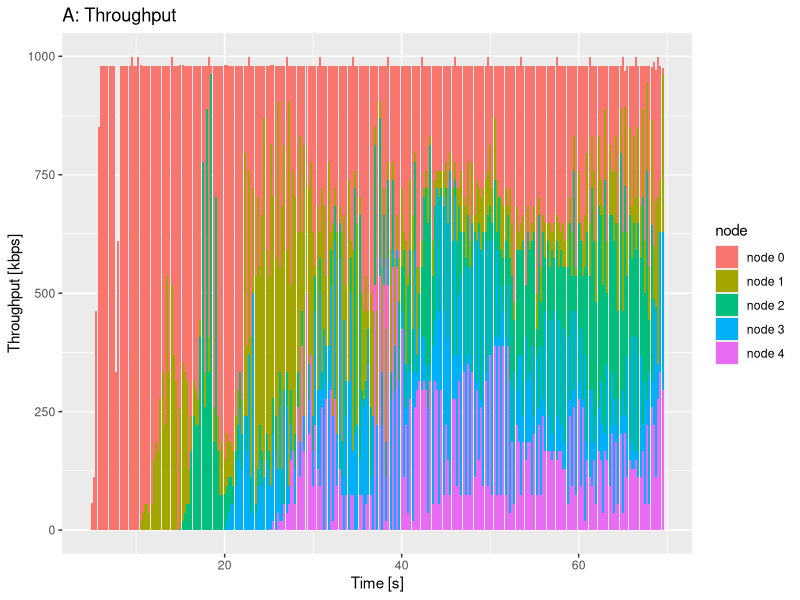

This figure's R source:
library(ggplot2)

pdf(file="ReNe_SoSe_2013_PA2a_943147_stackedbar.pdf", onefile=TRUE, pagecentre=TRUE, width=12, height=6)

file <- read.csv(file="./ReNe_SoSe_2013_PA2a_943147_throughput_stacked.csv", head=TRUE, sep=",")

print(
	ggplot(data = file, aes(x=time, y=bytes, fill=node)) + 
	  geom_bar(stat="identity") + xlab("Time [s]") + ylab("Throughput [kbps]") + ggtitle("A: Throughput")
)